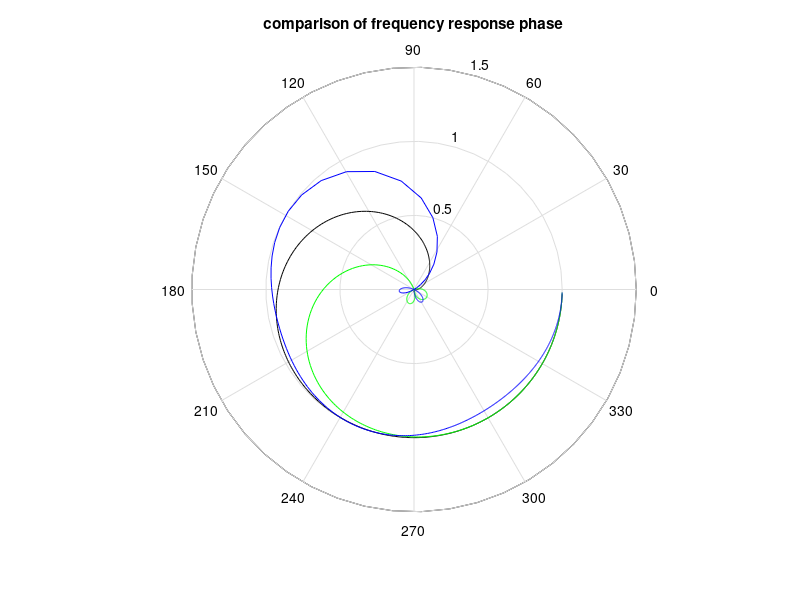

The MATLAB source for this figure:
% Comparison of frequency response phase of Butterworth, Chebishev 2 and 
% elliptic filters in polar plane
wc=10; %desired cut-off frequency
N=5; %order of the filter
Rp=0.5; %decibels of ripple in the pass band
Rs=20; %decibels of ripple in the stop band
[num,den]=butter(N,wc,'s'); %analog Butterworth filter
w=logspace(-1,3,2000); %logaritmic set of frequency values
G=freqs(num,den,w); %computes frequency response
ph=angle(G); %phase
polar(ph,abs(G),'k'); %polar plot
hold on;
ylabel('Phase'); xlabel('rad/s'); title('comparison of frequency response phase');

[num,den]=cheby2(N,Rs,wc,'s'); %analog Chebyshev 2 filter
G=freqs(num,den,w); %computes frequency response
ph=angle(G); %phase
polar(ph,abs(G),'g'); %polar plot

[num,den]=ellip(N,Rp,Rs,wc,'s'); %analog elliptic filter
G=freqs(num,den,w); %computes frequency response
ph=angle(G); %phase
polar(ph,abs(G),'b'); %polar plot
